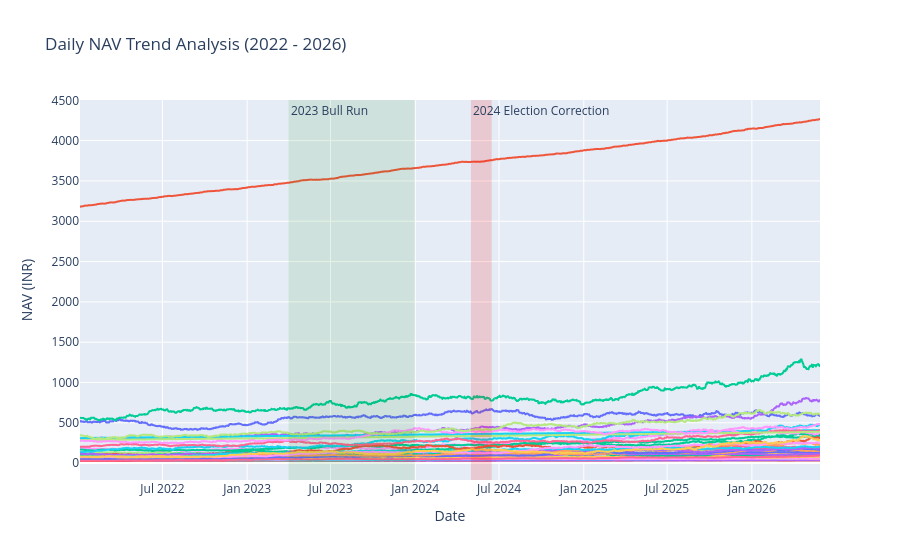

Here is the notebook cell this chart was saved with:
### Markdown cell above
## Section 1: Market and NAV Trends

In this section, we analyze daily Net Asset Value (NAV) price histories across 40 schemes, compute returns correlation, and evaluate the risk-return tradeoffs.

### Code cell
# 1. Plotly interactive daily NAV for all 40 schemes (2022 - 2026)
# Highlighting the 2023 Bull Run and 2024 Corrections

conn = sqlite3.connect(db_path)
query = """
    SELECT f.scheme_name, n.date, n.nav
    FROM fact_nav n
    JOIN dim_fund f ON n.amfi_code = f.amfi_code
    ORDER BY n.date
"""
df_nav = pd.read_sql_query(query, conn)
conn.close()

df_nav['date'] = pd.to_datetime(df_nav['date'])

# Plotly Interactive Chart
fig_plotly = px.line(df_nav, x='date', y='nav', color='scheme_name', title='Daily NAV Trend Analysis (2022 - 2026)')
fig_plotly.add_vrect(
    x0="2023-04-01", x1="2023-12-31", 
    fillcolor="green", opacity=0.1, 
    line_width=0, annotation_text="2023 Bull Run", 
    annotation_position="top left"
)
fig_plotly.add_vrect(
    x0="2024-05-01", x1="2024-06-15", 
    fillcolor="red", opacity=0.15, 
    line_width=0, annotation_text="2024 Election Correction", 
    annotation_position="top left"
)
fig_plotly.update_layout(showlegend=False, xaxis_title="Date", yaxis_title="NAV (INR)")
# Display plotly in notebook
fig_plotly.show()

# Static Matplotlib/Seaborn Chart for export
plt.figure(figsize=(12, 6))
sns.lineplot(data=df_nav, x='date', y='nav', hue='scheme_name', legend=False, alpha=0.5)
plt.axvspan(pd.to_datetime("2023-04-01"), pd.to_datetime("2023-12-31"), color='green', alpha=0.1, label='2023 Bull Run')
plt.axvspan(pd.to_datetime("2024-05-01"), pd.to_datetime("2024-06-15"), color='red', alpha=0.15, label='2024 Correction')
plt.title("Daily NAV Trends & Market Highlights (2022-2026)", fontsize=14, pad=15)
plt.xlabel("Date")
plt.ylabel("NAV (INR)")
plt.tight_layout()
plt.savefig("reports/figures/chart_1_nav_trends.png", dpi=150)
plt.close()
print("Saved Chart 1: reports/figures/chart_1_nav_trends.png")

### Figure 1 — Plotly figure (JSON) as saved in the notebook; plotly's stock layout.template omitted (floating-point values rounded to 4 significant figures; data arrays with more than 128 entries replaced by an {"elided": "..."} marker saying what was removed)
{"data": [{"hovertemplate": "scheme_name=HDFC Top 100 Fund - Regular Plan - Growth<br>date=%{x}<br>nav=%{y}<extra></extra>", "legendgroup": "HDFC Top 100 Fund - Regular Plan - Growth", "line": {"color": "#636efa", "dash": "solid"}, "marker": {"symbol": "circle"}, "mode": "lines", "name": "HDFC Top 100 Fund - Regular Plan - Growth", "showlegend": true, "type": "scattergl", "x": {"elided": "1608 str values"}, "xaxis": "x", "y": {"elided": "1608 float values"}, "yaxis": "y"}, {"hovertemplate": "scheme_name=HDFC Short Term Debt Fund - Regular - Growth<br>date=%{x}<br>nav=%{y}<extra></extra>", "legendgroup": "HDFC Short Term Debt Fund - Regular - Growth", "line": {"color": "#EF553B", "dash": "solid"}, "marker": {"symbol": "circle"}, "mode": "lines", "name": "HDFC Short Term Debt Fund - Regular - Growth", "showlegend": true, "type": "scattergl", "x": {"elided": "1608 str values"}, "xaxis": "x", "y": {"elided": "1608 float values"}, "yaxis": "y"}, {"hovertemplate": "scheme_name=HDFC Mid-Cap Opportunities Fund - Regular - Growth<br>date=%{x}<br>nav=%{y}<extra></extra>", "legendgroup": "HDFC Mid-Cap Opportunities Fund - Regular - Growth", "line": {"color": "#00cc96", "dash": "solid"}, "marker": {"symbol": "circle"}, "mode": "lines", "name": "HDFC Mid-Cap Opportunities Fund - Regular - Growth", "showlegend": true, "type": "scattergl", "x": {"elided": "1608 str values"}, "xaxis": "x", "y": {"elided": "1608 float values"}, "yaxis": "y"}, {"hovertemplate": "scheme_name=ABSL Frontline Equity Fund - Regular - Growth<br>date=%{x}<br>nav=%{y}<extra></extra>", "legendgroup": "ABSL Frontline Equity Fund - Regular - Growth", "line": {"color": "#ab63fa", "dash": "solid"}, "marker": {"symbol": "circle"}, "mode": "lines", "name": "ABSL Frontline Equity Fund - Regular - Growth", "showlegend": true, "type": "scattergl", "x": {"elided": "1608 str values"}, "xaxis": "x", "y": {"elided": "1608 float values"}, "yaxis": "y"}, {"hovertemplate": "scheme_name=ABSL Small Cap Fund - Regular - Growth<br>date=%{x}<br>nav=%{y}<extra></extra>", "legendgroup": "ABSL Small Cap Fund - Regular - Growth", "line": {"color": "#FFA15A", "dash": "solid"}, "marker": {"symbol": "circle"}, "mode": "lines", "name": "ABSL Small Cap Fund - Regular - Growth", "showlegend": true, "type": "scattergl", "x": {"elided": "1608 str values"}, "xaxis": "x", "y": {"elided": "1608 float values"}, "yaxis": "y"}, {"hovertemplate": "scheme_name=ABSL Liquid Fund - Regular - Growth<br>date=%{x}<br>nav=%{y}<extra></extra>", "legendgroup": "ABSL Liquid Fund - Regular - Growth", "line": {"color": "#19d3f3", "dash": "solid"}, "marker": {"symbol": "circle"}, "mode": "lines", "name": "ABSL Liquid Fund - Regular - Growth", "showlegend": true, "type": "scattergl", "x": {"elided": "1608 str values"}, "xaxis": "x", "y": {"elided": "1608 float values"}, "yaxis": "y"}, {"hovertemplate": "scheme_name=UTI Nifty 50 Index Fund - Regular - Growth<br>date=%{x}<br>nav=%{y}<extra></extra>", "legendgroup": "UTI Nifty 50 Index Fund - Regular - Growth", "line": {"color": "#FF6692", "dash": "solid"}, "marker": {"symbol": "circle"}, "mode": "lines", "name": "UTI Nifty 50 Index Fund - Regular - Growth", "showlegend": true, "type": "scattergl", "x": {"elided": "1608 str values"}, "xaxis": "x", "y": {"elided": "1608 float values"}, "yaxis": "y"}, {"hovertemplate": "scheme_name=UTI Mid Cap Fund - Regular - Growth<br>date=%{x}<br>nav=%{y}<extra></extra>", "legendgroup": "UTI Mid Cap Fund - Regular - Growth", "line": {"color": "#B6E880", "dash": "solid"}, "marker": {"symbol": "circle"}, "mode": "lines", "name": "UTI Mid Cap Fund - Regular - Growth", "showlegend": true, "type": "scattergl", "x": {"elided": "1608 str values"}, "xaxis": "x", "y": {"elided": "1608 float values"}, "yaxis": "y"}, {"hovertemplate": "scheme_name=UTI Flexi Cap Fund - Regular - Growth<br>date=%{x}<br>nav=%{y}<extra></extra>", "legendgroup": "UTI Flexi Cap Fund - Regular - Growth", "line": {"color": "#FF97FF", "dash": "solid"}, "marker": {"symbol": "circle"}, "mode": "lines", "name": "UTI Flexi Cap Fund - Regular - Growth", "showlegend": true, "type": "scattergl", "x": {"elided": "1608 str values"}, "xaxis": "x", "y": {"elided": "1608 float values"}, "yaxis": "y"}, {"hovertemplate": "scheme_name=Nippon India Large Cap Fund - Regular - Growth<br>date=%{x}<br>nav=%{y}<extra></extra>", "legendgroup": "Nippon India Large Cap Fund - Regular - Growth", "line": {"color": "#FECB52", "dash": "solid"}, "marker": {"symbol": "circle"}, "mode": "lines", "name": "Nippon India Large Cap Fund - Regular - Growth", "showlegend": true, "type": "scattergl", "x": {"elided": "1608 str values"}, "xaxis": "x", "y": {"elided": "1608 float values"}, "yaxis": "y"}, {"hovertemplate": "scheme_name=Nippon India Large Cap Fund - Direct - Growth<br>date=%{x}<br>nav=%{y}<extra></extra>", "legendgroup": "Nippon India Large Cap Fund - Direct - Growth", "line": {"color": "#636efa", "dash": "solid"}, "marker": {"symbol": "circle"}, "mode": "lines", "name": "Nippon India Large Cap Fund - Direct - Growth", "showlegend": true, "type": "scattergl", "x": {"elided": "1608 str values"}, "xaxis": "x", "y": {"elided": "1608 float values"}, "yaxis": "y"}, {"hovertemplate": "scheme_name=Nippon India Small Cap Fund - Regular - Growth<br>date=%{x}<br>nav=%{y}<extra></extra>", "legendgroup": "Nippon India Small Cap Fund - Regular - Growth", "line": {"color": "#EF553B", "dash": "solid"}, "marker": {"symbol": "circle"}, "mode": "lines", "name": "Nippon India Small Cap Fund - Regular - Growth", "showlegend": true, "type": "scattergl", "x": {"elided": "1608 str values"}, "xaxis": "x", "y": {"elided": "1608 float values"}, "yaxis": "y"}, {"hovertemplate": "scheme_name=Nippon India ETF Nifty 50 BeES<br>date=%{x}<br>nav=%{y}<extra></extra>", "legendgroup": "Nippon India ETF Nifty 50 BeES", "line": {"color": "#00cc96", "dash": "solid"}, "marker": {"symbol": "circle"}, "mode": "lines", "name": "Nippon India ETF Nifty 50 BeES", "showlegend": true, "type": "scattergl", "x": {"elided": "1608 str values"}, "xaxis": "x", "y": {"elided": "1608 float values"}, "yaxis": "y"}, {"hovertemplate": "scheme_name=Nippon India Gilt Securities Fund - Regular - Growth<br>date=%{x}<br>nav=%{y}<extra></extra>", "legendgroup": "Nippon India Gilt Securities Fund - Regular - Growth", "line": {"color": "#ab63fa", "dash": "solid"}, "marker": {"symbol": "circle"}, "mode": "lines", "name": "Nippon India Gilt Securities Fund - Regular - Growth", "showlegend": true, "type": "scattergl", "x": {"elided": "1608 str values"}, "xaxis": "x", "y": {"elided": "1608 float values"}, "yaxis": "y"}, {"hovertemplate": "scheme_name=Axis Bluechip Fund - Regular - Growth<br>date=%{x}<br>nav=%{y}<extra></extra>", "legendgroup": "Axis Bluechip Fund - Regular - Growth", "line": {"color": "#FFA15A", "dash": "solid"}, "marker": {"symbol": "circle"}, "mode": "lines", "name": "Axis Bluechip Fund - Regular - Growth", "showlegend": true, "type": "scattergl", "x": {"elided": "1608 str values"}, "xaxis": "x", "y": {"elided": "1608 float values"}, "yaxis": "y"}, {"hovertemplate": "scheme_name=Axis Bluechip Fund - Direct - Growth<br>date=%{x}<br>nav=%{y}<extra></extra>", "legendgroup": "Axis Bluechip Fund - Direct - Growth", "line": {"color": "#19d3f3", "dash": "solid"}, "marker": {"symbol": "circle"}, "mode": "lines", "name": "Axis Bluechip Fund - Direct - Growth", "showlegend": true, "type": "scattergl", "x": {"elided": "1608 str values"}, "xaxis": "x", "y": {"elided": "1608 float values"}, "yaxis": "y"}, {"hovertemplate": "scheme_name=Axis Midcap Fund - Regular - Growth<br>date=%{x}<br>nav=%{y}<extra></extra>", "legendgroup": "Axis Midcap Fund - Regular - Growth", "line": {"color": "#FF6692", "dash": "solid"}, "marker": {"symbol": "circle"}, "mode": "lines", "name": "Axis Midcap Fund - Regular - Growth", "showlegend": true, "type": "scattergl", "x": {"elided": "1608 str values"}, "xaxis": "x", "y": {"elided": "1608 float values"}, "yaxis": "y"}, {"hovertemplate": "scheme_name=Axis Small Cap Fund - Regular - Growth<br>date=%{x}<br>nav=%{y}<extra></extra>", "legendgroup": "Axis Small Cap Fund - Regular - Growth", "line": {"color": "#B6E880", "dash": "solid"}, "marker": {"symbol": "circle"}, "mode": "lines", "name": "Axis Small Cap Fund - Regular - Growth", "showlegend": true, "type": "scattergl", "x": {"elided": "1608 str values"}, "xaxis": "x", "y": {"elided": "1608 float values"}, "yaxis": "y"}, {"hovertemplate": "scheme_name=SBI Magnum Gilt Fund - Regular Plan - Growth<br>date=%{x}<br>nav=%{y}<extra></extra>", "legendgroup": "SBI Magnum Gilt Fund - Regular Plan - Growth", "line": {"color": "#FF97FF", "dash": "solid"}, "marker": {"symbol": "circle"}, "mode": "lines", "name": "SBI Magnum Gilt Fund - Regular Plan - Growth", "showlegend": true, "type": "scattergl", "x": {"elided": "1608 str values"}, "xaxis": "x", "y": {"elided": "1608 float values"}, "yaxis": "y"}, {"hovertemplate": "scheme_name=SBI Bluechip Fund - Regular Plan - Growth<br>date=%{x}<br>nav=%{y}<extra></extra>", "legendgroup": "SBI Bluechip Fund - Regular Plan - Growth", "line": {"color": "#FECB52", "dash": "solid"}, "marker": {"symbol": "circle"}, "mode": "lines", "name": "SBI Bluechip Fund - Regular Plan - Growth", "showlegend": true, "type": "scattergl", "x": {"elided": "1608 str values"}, "xaxis": "x", "y": {"elided": "1608 float values"}, "yaxis": "y"}, {"hovertemplate": "scheme_name=SBI Bluechip Fund - Direct Plan - Growth<br>date=%{x}<br>nav=%{y}<extra></extra>", "legendgroup": "SBI Bluechip Fund - Direct Plan - Growth", "line": {"color": "#636efa", "dash": "solid"}, "marker": {"symbol": "circle"}, "mode": "lines", "name": "SBI Bluechip Fund - Direct Plan - Growth", "showlegend": true, "type": "scattergl", "x": {"elided": "1608 str values"}, "xaxis": "x", "y": {"elided": "1608 float values"}, "yaxis": "y"}, {"hovertemplate": "scheme_name=SBI Small Cap Fund - Regular Plan - Growth<br>date=%{x}<br>nav=%{y}<extra></extra>", "legendgroup": "SBI Small Cap Fund - Regular Plan - Growth", "line": {"color": "#EF553B", "dash": "solid"}, "marker": {"symbol": "circle"}, "mode": "lines", "name": "SBI Small Cap Fund - Regular Plan - Growth", "showlegend": true, "type": "scattergl", "x": {"elided": "1608 str values"}, "xaxis": "x", "y": {"elided": "1608 float values"}, "yaxis": "y"}, {"hovertemplate": "scheme_name=SBI Small Cap Fund - Direct Plan - Growth<br>date=%{x}<br>nav=%{y}<extra></extra>", "legendgroup": "SBI Small Cap Fund - Direct Plan - Growth", "line": {"color": "#00cc96", "dash": "solid"}, "marker": {"symbol": "circle"}, "mode": "lines", "name": "SBI Small Cap Fund - Direct Plan - Growth", "showlegend": true, "type": "scattergl", "x": {"elided": "1608 str values"}, "xaxis": "x", "y": {"elided": "1608 float values"}, "yaxis": "y"}, {"hovertemplate": "scheme_name=ICICI Pru Bluechip Fund - Regular - Growth<br>date=%{x}<br>nav=%{y}<extra></extra>", "legendgroup": "ICICI Pru Bluechip Fund - Regular - Growth", "line": {"color": "#ab63fa", "dash": "solid"}, "marker": {"symbol": "circle"}, "mode": "lines", "name": "ICICI Pru Bluechip Fund - Regular - Growth", "showlegend": true, "type": "scattergl", "x": {"elided": "1608 str values"}, "xaxis": "x", "y": {"elided": "1608 float values"}, "yaxis": "y"}, {"hovertemplate": "scheme_name=ICICI Pru Bluechip Fund - Direct - Growth<br>date=%{x}<br>nav=%{y}<extra></extra>", "legendgroup": "ICICI Pru Bluechip Fund - Direct - Growth", "line": {"color": "#FFA15A", "dash": "solid"}, "marker": {"symbol": "circle"}, "mode": "lines", "name": "ICICI Pru Bluechip Fund - Direct - Growth", "showlegend": true, "type": "scattergl", "x": {"elided": "1608 str values"}, "xaxis": "x", "y": {"elided": "1608 float values"}, "yaxis": "y"}, {"hovertemplate": "scheme_name=ICICI Pru Midcap Fund - Regular - Growth<br>date=%{x}<br>nav=%{y}<extra></extra>", "legendgroup": "ICICI Pru Midcap Fund - Regular - Growth", "line": {"color": "#19d3f3", "dash": "solid"}, "marker": {"symbol": "circle"}, "mode": "lines", "name": "ICICI Pru Midcap Fund - Regular - Growth", "showlegend": true, "type": "scattergl", "x": {"elided": "1608 str values"}, "xaxis": "x", "y": {"elided": "1608 float values"}, "yaxis": "y"}, {"hovertemplate": "scheme_name=ICICI Pru Value Discovery Fund - Regular - Growth<br>date=%{x}<br>nav=%{y}<extra></extra>", "legendgroup": "ICICI Pru Value Discovery Fund - Regular - Growth", "line": {"color": "#FF6692", "dash": "solid"}, "marker": {"symbol": "circle"}, "mode": "lines", "name": "ICICI Pru Value Discovery Fund - Regular - Growth", "showlegend": true, "type": "scattergl", "x": {"elided": "1608 str values"}, "xaxis": "x", "y": {"elided": "1608 float values"}, "yaxis": "y"}, {"hovertemplate": "scheme_name=ICICI Pru Liquid Fund - Regular - Growth<br>date=%{x}<br>nav=%{y}<extra></extra>", "legendgroup": "ICICI Pru Liquid Fund - Regular - Growth", "line": {"color": "#B6E880", "dash": "solid"}, "marker": {"symbol": "circle"}, "mode": "lines", "name": "ICICI Pru Liquid Fund - Regular - Growth", "showlegend": true, "type": "scattergl", "x": {"elided": "1608 str values"}, "xaxis": "x", "y": {"elided": "1608 float values"}, "yaxis": "y"}, {"hovertemplate": "scheme_name=Kotak Bluechip Fund - Regular - Growth<br>date=%{x}<br>nav=%{y}<extra></extra>", "legendgroup": "Kotak Bluechip Fund - Regular - Growth", "line": {"color": "#FF97FF", "dash": "solid"}, "marker": {"symbol": "circle"}, "mode": "lines", "name": "Kotak Bluechip Fund - Regular - Growth", "showlegend": true, "type": "scattergl", "x": {"elided": "1608 str values"}, "xaxis": "x", "y": {"elided": "1608 float values"}, "yaxis": "y"}, {"hovertemplate": "scheme_name=Kotak Emerging Equity Fund - Regular - Growth<br>date=%{x}<br>nav=%{y}<extra></extra>", "legendgroup": "Kotak Emerging Equity Fund - Regular - Growth", "line": {"color": "#FECB52", "dash": "solid"}, "marker": {"symbol": "circle"}, "mode": "lines", "name": "Kotak Emerging Equity Fund - Regular - Growth", "showlegend": true, "type": "scattergl", "x": {"elided": "1608 str values"}, "xaxis": "x", "y": {"elided": "1608 float values"}, "yaxis": "y"}, {"hovertemplate": "scheme_name=Kotak Flexicap Fund - Regular - Growth<br>date=%{x}<br>nav=%{y}<extra></extra>", "legendgroup": "Kotak Flexicap Fund - Regular - Growth", "line": {"color": "#636efa", "dash": "solid"}, "marker": {"symbol": "circle"}, "mode": "lines", "name": "Kotak Flexicap Fund - Regular - Growth", "showlegend": true, "type": "scattergl", "x": {"elided": "1608 str values"}, "xaxis": "x", "y": {"elided": "1608 float values"}, "yaxis": "y"}, {"hovertemplate": "scheme_name=Kotak Liquid Fund - Regular - Growth<br>date=%{x}<br>nav=%{y}<extra></extra>", "legendgroup": "Kotak Liquid Fund - Regular - Growth", "line": {"color": "#EF553B", "dash": "solid"}, "marker": {"symbol": "circle"}, "mode": "lines", "name": "Kotak Liquid Fund - Regular - Growth", "showlegend": true, "type": "scattergl", "x": {"elided": "1608 str values"}, "xaxis": "x", "y": {"elided": "1608 float values"}, "yaxis": "y"}, {"hovertemplate": "scheme_name=HDFC Top 100 Fund - Direct Plan - Growth<br>date=%{x}<br>nav=%{y}<extra></extra>", "legendgroup": "HDFC Top 100 Fund - Direct Plan - Growth", "line": {"color": "#00cc96", "dash": "solid"}, "marker": {"symbol": "circle"}, "mode": "lines", "name": "HDFC Top 100 Fund - Direct Plan - Growth", "showlegend": true, "type": "scattergl", "x": {"elided": "1608 str values"}, "xaxis": "x", "y": {"elided": "1608 float values"}, "yaxis": "y"}, {"hovertemplate": "scheme_name=HDFC Mid-Cap Opportunities Fund - Direct - Growth<br>date=%{x}<br>nav=%{y}<extra></extra>", "legendgroup": "HDFC Mid-Cap Opportunities Fund - Direct - Growth", "line": {"color": "#ab63fa", "dash": "solid"}, "marker": {"symbol": "circle"}, "mode": "lines", "name": "HDFC Mid-Cap Opportunities Fund - Direct - Growth", "showlegend": true, "type": "scattergl", "x": {"elided": "1608 str values"}, "xaxis": "x", "y": {"elided": "1608 float values"}, "yaxis": "y"}, {"hovertemplate": "scheme_name=Mirae Asset Large Cap Fund - Regular - Growth<br>date=%{x}<br>nav=%{y}<extra></extra>", "legendgroup": "Mirae Asset Large Cap Fund - Regular - Growth", "line": {"color": "#FFA15A", "dash": "solid"}, "marker": {"symbol": "circle"}, "mode": "lines", "name": "Mirae Asset Large Cap Fund - Regular - Growth", "showlegend": true, "type": "scattergl", "x": {"elided": "1608 str values"}, "xaxis": "x", "y": {"elided": "1608 float values"}, "yaxis": "y"}, {"hovertemplate": "scheme_name=Mirae Asset Emerging Bluechip Fund - Regular - Growth<br>date=%{x}<br>nav=%{y}<extra></extra>", "legendgroup": "Mirae Asset Emerging Bluechip Fund - Regular - Growth", "line": {"color": "#19d3f3", "dash": "solid"}, "marker": {"symbol": "circle"}, "mode": "lines", "name": "Mirae Asset Emerging Bluechip Fund - Regular - Growth", "showlegend": true, "type": "scattergl", "x": {"elided": "1608 str values"}, "xaxis": "x", "y": {"elided": "1608 float values"}, "yaxis": "y"}, {"hovertemplate": "scheme_name=Mirae Asset Tax Saver Fund - Regular - Growth<br>date=%{x}<br>nav=%{y}<extra></extra>", "legendgroup": "Mirae Asset Tax Saver Fund - Regular - Growth", "line": {"color": "#FF6692", "dash": "solid"}, "marker": {"symbol": "circle"}, "mode": "lines", "name": "Mirae Asset Tax Saver Fund - Regular - Growth", "showlegend": true, "type": "scattergl", "x": {"elided": "1608 str values"}, "xaxis": "x", "y": {"elided": "1608 float values"}, "yaxis": "y"}, {"hovertemplate": "scheme_name=DSP Top 100 Equity Fund - Regular - Growth<br>date=%{x}<br>nav=%{y}<extra></extra>", "legendgroup": "DSP Top 100 Equity Fund - Regular - Growth", "line": {"color": "#B6E880", "dash": "solid"}, "marker": {"symbol": "circle"}, "mode": "lines", "name": "DSP Top 100 Equity Fund - Regular - Growth", "showlegend": true, "type": "scattergl", "x": {"elided": "1608 str values"}, "xaxis": "x", "y": {"elided": "1608 float values"}, "yaxis": "y"}, {"hovertemplate": "scheme_name=DSP Midcap Fund - Regular - Growth<br>date=%{x}<br>nav=%{y}<extra></extra>", "legendgroup": "DSP Midcap Fund - Regular - Growth", "line": {"color": "#FF97FF", "dash": "solid"}, "marker": {"symbol": "circle"}, "mode": "lines", "name": "DSP Midcap Fund - Regular - Growth", "showlegend": true, "type": "scattergl", "x": {"elided": "1608 str values"}, "xaxis": "x", "y": {"elided": "1608 float values"}, "yaxis": "y"}, {"hovertemplate": "scheme_name=DSP Small Cap Fund - Regular - Growth<br>date=%{x}<br>nav=%{y}<extra></extra>", "legendgroup": "DSP Small Cap Fund - Regular - Growth", "line": {"color": "#FECB52", "dash": "solid"}, "marker": {"symbol": "circle"}, "mode": "lines", "name": "DSP Small Cap Fund - Regular - Growth", "showlegend": true, "type": "scattergl", "x": {"elided": "1608 str values"}, "xaxis": "x", "y": {"elided": "1608 float values"}, "yaxis": "y"}], "layout": {"annotations": [{"showarrow": false, "text": "2023 Bull Run", "x": "2023-04-01", "xanchor": "left", "xref": "x", "y": 1, "yanchor": "top", "yref": "y domain"}, {"showarrow": false, "text": "2024 Election Correction", "x": "2024-05-01", "xanchor": "left", "xref": "x", "y": 1, "yanchor": "top", "yref": "y domain"}], "legend": {"title": {"text": "scheme_name"}, "tracegroupgap": 0}, "shapes": [{"fillcolor": "green", "line": {"width": 0}, "opacity": 0.1, "type": "rect", "x0": "2023-04-01", "x1": "2023-12-31", "xref": "x", "y0": 0, "y1": 1, "yref": "y domain"}, {"fillcolor": "red", "line": {"width": 0}, "opacity": 0.15, "type": "rect", "x0": "2024-05-01", "x1": "2024-06-15", "xref": "x", "y0": 0, "y1": 1, "yref": "y domain"}], "showlegend": false, "title": {"text": "Daily NAV Trend Analysis (2022 - 2026)"}, "xaxis": {"anchor": "y", "domain": [0.0, 1.0], "title": {"text": "Date"}}, "yaxis": {"anchor": "x", "domain": [0.0, 1.0], "title": {"text": "NAV (INR)"}}}}
